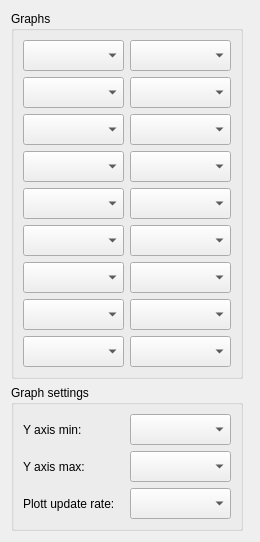
      <widget class="QWidget" name="sensorPage">
       <layout class="QGridLayout" name="gridLayout_21">
        <item row="0" column="0">
         <widget class="QGroupBox" name="groupBox_9">
          <property name="title">
           <string>Graphs</string>
          </property>
          <layout class="QGridLayout" name="gridLayout_19">
           <item row="0" column="0">
            <layout class="QHBoxLayout" name="horizontalLayout_6">
             <item>
              <layout class="QVBoxLayout" name="verticalLayout_8">
               <item>
                <widget class="QComboBox" name="graphBox1">
                 <property name="minimumSize">
                  <size>
                   <width>101</width>
                   <height>31</height>
                  </size>
                 </property>
                 <property name="font">
                  <font>
                   <pointsize>10</pointsize>
                   <weight>75</weight>
                   <bold>true</bold>
                  </font>
                 </property>
                </widget>
               </item>
               <item>
                <widget class="QComboBox" name="graphBox2">
                 <property name="minimumSize">
                  <size>
                   <width>101</width>
                   <height>31</height>
                  </size>
                 </property>
                 <property name="font">
                  <font>
                   <pointsize>10</pointsize>
                   <weight>75</weight>
                   <bold>true</bold>
                  </font>
                 </property>
                </widget>
               </item>
               <item>
                <widget class="QComboBox" name="graphBox3">
                 <property name="minimumSize">
                  <size>
                   <width>101</width>
                   <height>31</height>
                  </size>
                 </property>
                 <property name="font">
                  <font>
                   <pointsize>10</pointsize>
                   <weight>75</weight>
                   <bold>true</bold>
                  </font>
                 </property>
                </widget>
               </item>
              </layout>
             </item>
             <item>
              <layout class="QVBoxLayout" name="verticalLayout_9">
               <item>
                <widget class="QComboBox" name="colorBox1">
                 <property name="minimumSize">
                  <size>
                   <width>101</width>
                   <height>31</height>
                  </size>
                 </property>
                 <property name="font">
                  <font>
                   <pointsize>10</pointsize>
                   <weight>75</weight>
                   <bold>true</bold>
                  </font>
                 </property>
                </widget>
               </item>
               <item>
                <widget class="QComboBox" name="colorBox2">
                 <property name="minimumSize">
                  <size>
                   <width>101</width>
                   <height>31</height>
                  </size>
                 </property>
                 <property name="font">
                  <font>
                   <pointsize>10</pointsize>
                   <weight>75</weight>
                   <bold>true</bold>
                  </font>
                 </property>
                </widget>
               </item>
               <item>
                <widget class="QComboBox" name="colorBox3">
                 <property name="minimumSize">
                  <size>
                   <width>101</width>
                   <height>31</height>
                  </size>
                 </property>
                 <property name="font">
                  <font>
                   <pointsize>10</pointsize>
                   <weight>75</weight>
                   <bold>true</bold>
                  </font>
                 </property>
                </widget>
               </item>
              </layout>
             </item>
            </layout>
           </item>
           <item row="1" column="0">
            <layout class="QHBoxLayout" name="horizontalLayout_7">
             <item>
              <layout class="QVBoxLayout" name="verticalLayout_10">
               <item>
                <widget class="QComboBox" name="graphBox4">
                 <property name="minimumSize">
                  <size>
                   <width>101</width>
                   <height>31</height>
                  </size>
                 </property>
                 <property name="font">
                  <font>
                   <pointsize>10</pointsize>
                   <weight>75</weight>
                   <bold>true</bold>
                  </font>
                 </property>
                </widget>
               </item>
               <item>
                <widget class="QComboBox" name="graphBox5">
                 <property name="minimumSize">
                  <size>
                   <width>101</width>
                   <height>31</height>
                  </size>
                 </property>
                 <property name="font">
                  <font>
                   <pointsize>10</pointsize>
                   <weight>75</weight>
                   <bold>true</bold>
                  </font>
                 </property>
                </widget>
               </item>
               <item>
                <widget class="QComboBox" name="graphBox6">
                 <property name="minimumSize">
                  <size>
                   <width>101</width>
                   <height>31</height>
                  </size>
                 </property>
                 <property name="font">
                  <font>
                   <pointsize>10</pointsize>
                   <weight>75</weight>
                   <bold>true</bold>
                  </font>
                 </property>
                </widget>
               </item>
              </layout>
             </item>
             <item>
              <layout class="QVBoxLayout" name="verticalLayout_11">
               <item>
                <widget class="QComboBox" name="colorBox4">
                 <property name="minimumSize">
                  <size>
                   <width>101</width>
                   <height>31</height>
                  </size>
                 </property>
                 <property name="font">
                  <font>
                   <pointsize>10</pointsize>
                   <weight>75</weight>
                   <bold>true</bold>
                  </font>
                 </property>
                </widget>
               </item>
               <item>
                <widget class="QComboBox" name="colorBox5">
                 <property name="minimumSize">
                  <size>
                   <width>101</width>
                   <height>31</height>
                  </size>
                 </property>
                 <property name="font">
                  <font>
                   <pointsize>10</pointsize>
                   <weight>75</weight>
                   <bold>true</bold>
                  </font>
                 </property>
                </widget>
               </item>
               <item>
                <widget class="QComboBox" name="colorBox6">
                 <property name="minimumSize">
                  <size>
                   <width>101</width>
                   <height>31</height>
                  </size>
                 </property>
                 <property name="font">
                  <font>
                   <pointsize>10</pointsize>
                   <weight>75</weight>
                   <bold>true</bold>
                  </font>
                 </property>
                </widget>
               </item>
              </layout>
             </item>
            </layout>
           </item>
           <item row="2" column="0">
            <layout class="QHBoxLayout" name="horizontalLayout_5">
             <item>
              <layout class="QVBoxLayout" name="verticalLayout_6">
               <item>
                <widget class="QComboBox" name="graphBox7">
                 <property name="minimumSize">
                  <size>
                   <width>101</width>
                   <height>31</height>
                  </size>
                 </property>
                 <property name="font">
                  <font>
                   <pointsize>10</pointsize>
                   <weight>75</weight>
                   <bold>true</bold>
                  </font>
                 </property>
                </widget>
               </item>
               <item>
                <widget class="QComboBox" name="graphBox8">
                 <property name="minimumSize">
                  <size>
                   <width>101</width>
                   <height>31</height>
                  </size>
                 </property>
                 <property name="font">
                  <font>
                   <pointsize>10</pointsize>
                   <weight>75</weight>
                   <bold>true</bold>
                  </font>
                 </property>
                </widget>
               </item>
               <item>
                <widget class="QComboBox" name="graphBox9">
                 <property name="minimumSize">
                  <size>
                   <width>101</width>
                   <height>31</height>
                  </size>
                 </property>
                 <property name="font">
                  <font>
                   <pointsize>10</pointsize>
                   <weight>75</weight>
                   <bold>true</bold>
                  </font>
                 </property>
                </widget>
               </item>
              </layout>
             </item>
             <item>
              <layout class="QVBoxLayout" name="verticalLayout_7">
               <item>
                <widget class="QComboBox" name="colorBox7">
                 <property name="minimumSize">
                  <size>
                   <width>101</width>
                   <height>31</height>
                  </size>
                 </property>
                 <property name="font">
                  <font>
                   <pointsize>10</pointsize>
                   <weight>75</weight>
                   <bold>true</bold>
                  </font>
                 </property>
                </widget>
               </item>
               <item>
                <widget class="QComboBox" name="colorBox8">
                 <property name="minimumSize">
                  <size>
                   <width>101</width>
                   <height>31</height>
                  </size>
                 </property>
                 <property name="font">
                  <font>
                   <pointsize>10</pointsize>
                   <weight>75</weight>
                   <bold>true</bold>
                  </font>
                 </property>
                </widget>
               </item>
               <item>
                <widget class="QComboBox" name="colorBox9">
                 <property name="minimumSize">
                  <size>
                   <width>101</width>
                   <height>31</height>
                  </size>
                 </property>
                 <property name="font">
                  <font>
                   <pointsize>10</pointsize>
                   <weight>75</weight>
                   <bold>true</bold>
                  </font>
                 </property>
                </widget>
               </item>
              </layout>
             </item>
            </layout>
           </item>
          </layout>
         </widget>
        </item>
        <item row="0" column="1" rowspan="2">
         <widget class="QCustomPlot" name="customPlot" native="true">
          <property name="sizePolicy">
           <sizepolicy hsizetype="Expanding" vsizetype="Expanding">
            <horstretch>0</horstretch>
            <verstretch>0</verstretch>
           </sizepolicy>
          </property>
         </widget>
        </item>
        <item row="1" column="0">
         <widget class="QGroupBox" name="groupBox_10">
          <property name="title">
           <string>Graph settings</string>
          </property>
          <layout class="QGridLayout" name="gridLayout_20">
           <item row="0" column="0">
            <layout class="QHBoxLayout" name="horizontalLayout_8">
             <item>
              <widget class="QLabel" name="label_45">
               <property name="text">
                <string>Y axis min:</string>
               </property>
              </widget>
             </item>
             <item>
              <widget class="QComboBox" name="graphBox1_4">
               <property name="minimumSize">
                <size>
                 <width>101</width>
                 <height>31</height>
                </size>
               </property>
              </widget>
             </item>
            </layout>
           </item>
           <item row="1" column="0">
            <layout class="QHBoxLayout" name="horizontalLayout_9">
             <item>
              <widget class="QLabel" name="label_46">
               <property name="text">
                <string>Y axis max:</string>
               </property>
              </widget>
             </item>
             <item>
              <widget class="QComboBox" name="graphBox1_5">
               <property name="minimumSize">
                <size>
                 <width>101</width>
                 <height>31</height>
                </size>
               </property>
              </widget>
             </item>
            </layout>
           </item>
           <item row="2" column="0">
            <layout class="QHBoxLayout" name="horizontalLayout_10">
             <item>
              <widget class="QLabel" name="label_47">
               <property name="text">
                <string>Plott update rate:</string>
               </property>
              </widget>
             </item>
             <item>
              <widget class="QComboBox" name="graphBox1_6">
               <property name="minimumSize">
                <size>
                 <width>101</width>
                 <height>31</height>
                </size>
               </property>
              </widget>
             </item>
            </layout>
           </item>
          </layout>
         </widget>
        </item>
       </layout>
      </widget>
